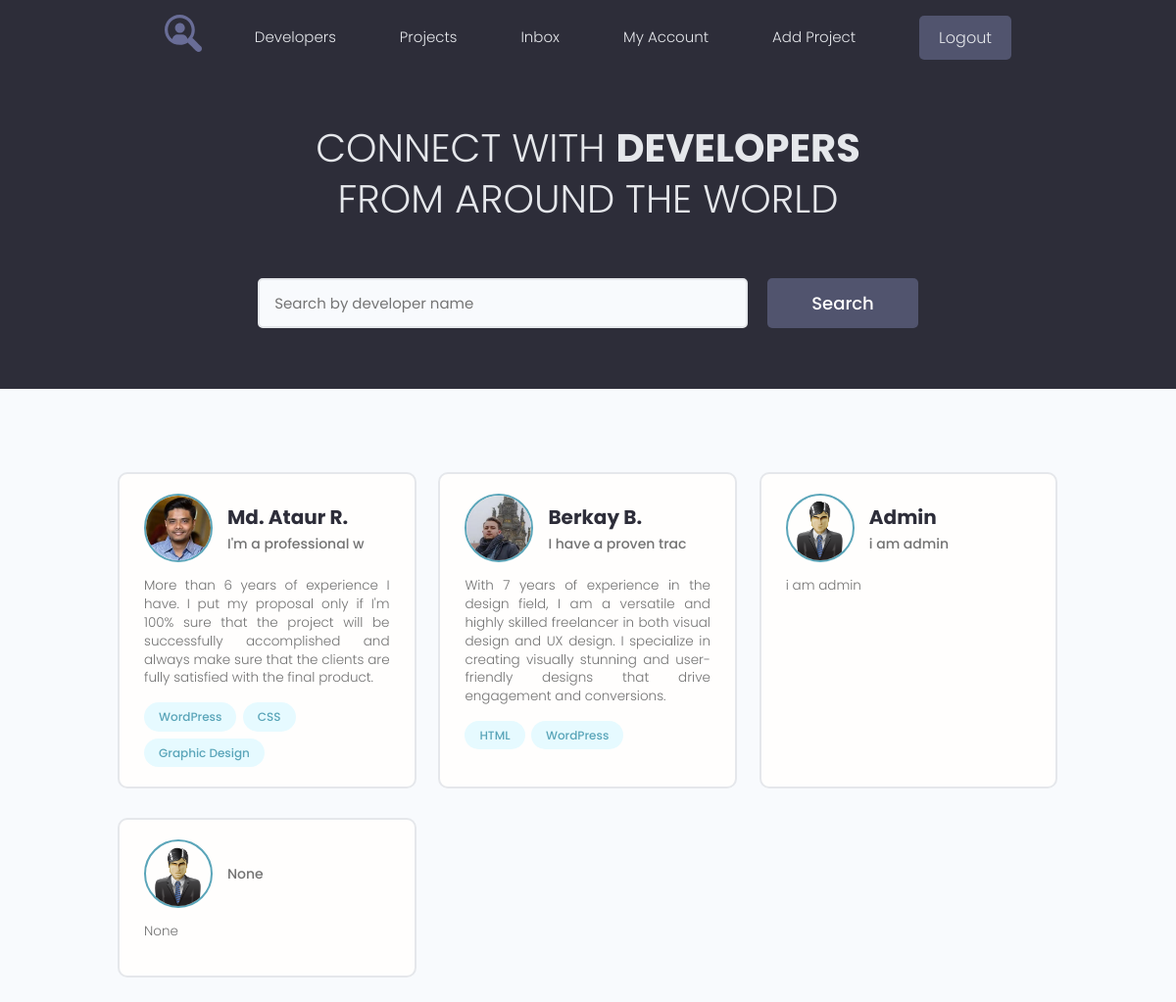
The app's page / (signed in) with its own data.
### users/models.py (models this page shows, shortened)
class Profile(models.Model):
    user = models.OneToOneField(User, on_delete=models.CASCADE, null=True, blank=True)
    name = models.CharField(max_length=200, blank=True, null=True)
    email = models.EmailField(max_length=200, blank=True, null=True)
    username = models.CharField(max_length=200, blank=True, null=True)
    short_info = models.CharField(max_length=200, blank=True, null=True)
    bio = models.TextField(blank=True, null=True)
    profile_image = models.ImageField(upload_to='profiles/', default='profiles/user-default.png')
    social_github = models.CharField(max_length=200, blank=True, null=True)
    social_youtube = models.CharField(max_length=200, blank=True, null=True)
    social_website = models.CharField(max_length=200, blank=True, null=True)
    created = models.DateTimeField(auto_now_add=True)

class Skill(models.Model):
    owner = models.ForeignKey(Profile, on_delete=models.CASCADE, blank=True, null=True)
    name = models.CharField(max_length=200, blank=True, null=True)
    description = models.TextField(blank=True, null=True)
    created = models.DateTimeField(auto_now_add=True)
    def __str__(self):
        return self.name

### users/views.py (the view)
# urls.py: path('', profiles, name='profiles'),
def profiles(request):
    profiles_ = Profile.objects.all()
    context = {
        'profiles': profiles_
    }
    return render(request, 'users/index.html', context=context)

### users/templates/users/index.html (shortened to what this page needs)
{% extends 'projects/base.html' %}
{% block content %}
  <main class="home">
    <section class="hero-section text-center">
      <div class="container container--narrow">
        <div class="hero-section__box">
          <h2>CONNECT WITH <span>DEVELOPERS</span></h2>
          <h2>FROM AROUND THE WORLD</h2>
        </div>
        <div class="hero-section__search">
          <form class="form" action="#" method="get">
            <div class="form__field">
              <input class="input input--text" id="formInput#search" type="text" name="text"
                placeholder="Search by developer name" />
            </div>
            <input class="btn btn--sub btn--lg" type="submit" value="Search" />
          </form>
        </div>
      </div>
    </section>
    <section class="devlist">
      <div class="container">
        <div class="grid grid--three">
          {% for profile in profiles %}
            <div class="column card">
            <div class="dev">
              <a href="{% url 'user_profile' profile.id %}" class="card__body">
                <div class="dev__profile">
                  <img class="avatar avatar--md" src="{{ profile.profile_image.url }}" alt="image" />
                  <div class="dev__meta">
                    <h3>{{ profile.name }}</h3>
                    <h5>{{ profile.short_info|slice:'20' }}</h5>
                  </div>
                </div>
                <p class="dev__info">
                  {{ profile.bio }}
                </p>
                <div class="dev__skills">
                  {% for skill in profile.skill_set.all %}
                    <span class="tag tag--pill tag--main">
                    <small>{{ skill }}</small>
                  </span>
                  {% endfor %}
                </div>
              </a>
            </div>
          </div>
          {% endfor %}
        </div>
      </div>
    </section>
  </main>
{% endblock %}

### projects/static/styles/app.css (style rules this page uses)
:root { --color-sub: #2d2d39; }
.btn--sub { background-color: var(--color-sub-light); }
.card { border: 2px solid var(--color-light); }
img { width: 100%; }
.hero-section { height: 40vh; display: flex; align-items: center; background-color: var(--color-sub); }
.hero-section__box { margin-bottom: 4rem; }
.hero-section__box > h2, .hero-section__box > h2 > span { font-size: 4rem; color: var(--color-light); line-height: 1.3; text-transform: uppercase; }
.hero-section__box > h2 { font-weight: 300; }
.hero-section__box > h2 > span { font-weight: 700; }
.hero-section__search > .form { display: flex; align-items: center; justify-content: center; gap: 2rem; }
.hero-section__search > .form input.input--text { width: 50rem; }
.devlist { margin-top: 8rem; }
.devlist .grid { align-items: stretch; }
.devlist .dev .dev__profile { display: flex; align-items: center; gap: 1.5rem; }
.devlist .dev .dev__meta h3 { color: var(--color-sub); font-size: 2rem; font-weight: 700; }
.devlist .dev .dev__meta h5 { color: var(--color-text); font-size: 1.4rem; font-weight: 500; }
.devlist .dev .dev__info { margin: 1.5rem 0; font-size: 1.35rem; line-height: 1.4; text-align: justify; }

### projects/static/uikit/styles/modules/_variables.css (style rules this page uses)
:root { --color-main: #5aa5b9; --color-main-light: #e6faff; --color-sub: #3f4156; --color-sub-light: #51546e; --color-sub-lighter: #ededfd; --color-text: #737373; --color-gray: #8b8b8b; --color-light: #e5e7eb; --color-light-gray: #767676; --color-bg: #f8fafd; --color-white: #fffefd; --color-white-light: #f3f3f3; --color-success: #359e64; --color-success-bg: #def8e8; --color-error: #fc4b0b; --color-error-bg: #fff2ee; --font-base: 'Poppins', arial, helvetica, 'Segoe UI', roboto, ubuntu, sans-serif; --font-monospace: 'Fira Code', 'Courier New', courier, monospace; --font-regular: 300; --font-medium: 500; --font-bold: 700; --generic-shadow: 1px 1px 5px #00000010; --generic-transition: all 0.3s ease-in-out; }

### projects/static/uikit/styles/modules/_base.css (style rules this page uses)
* { margin: 0; padding: 0; box-sizing: border-box; text-rendering: optimizeLegibility; color: inherit; font-size: inherit; }
html { font-size: 50%; }
@media only screen and (min-width: 480px) { html { font-size: 56.25%; } }
@media only screen and (min-width: 1200px) { html { font-size: 62.5%; } }
body { line-height: 1.6; font-weight: 400; font-size: 1.5rem; color: var(--color-text); background-color: var(--color-bg); min-height: 100vh; }

### projects/static/uikit/styles/modules/_typography.css (style rules this page uses)
* { font-family: var(--font-base); }
h2 { font-size: 3.6rem; font-weight: var(--font-bold); }
h3 { font-size: 3.2rem; font-weight: var(--font-medium); }
h5 { font-size: 2.4rem; font-weight: var(--font-medium); }
h5, h6 { font-weight: var(--font-regular); }
p, span, strong { font-size: 1.6rem; color: var(--color-text); font-weight: var(--font-regular); }
a { padding-bottom: 2px; text-decoration: none; display: inline-block; color: var(--color-main); font-weight: var(--font-medium); }

### projects/static/uikit/styles/modules/_utilities.css (style rules this page uses)
.container { width: 92%; max-width: 165rem; margin: 0 auto; box-sizing: border-box; }
.container--narrow { width: 92%; max-width: 120rem; }
@media screen and (min-width: 1000px) { .container { width: 90%; } }
@media screen and (min-width: 1000px) { .container--narrow { width: 85%; } }
@media screen and (min-width: 1200px) { .container { width: 80%; } }
@media screen and (min-width: 1200px) { .container--narrow { width: 72%; } }
.text-center { text-align: center; }

### projects/static/uikit/styles/modules/_avatar.css (style rules this page uses)
.avatar { border-radius: 50%; border: 2px solid var(--color-main); object-fit: cover; }
.avatar--md { height: 7rem; width: 7rem; }

### projects/static/uikit/styles/modules/_button.css (style rules this page uses)
.btn { display: inline-block; position: relative; cursor: pointer; background-color: var(--color-light); font-weight: var(--font-medium); color: var(--color-sub); text-decoration: none; padding: 1rem 2rem; border-radius: 0.5rem; border: none; width: -webkit-fit-content; width: -moz-fit-content; width: fit-content; height: -webkit-fit-content; height: -moz-fit-content; height: fit-content; font-size: 1.6rem; outline-width: 0; outline-color: transparent; -webkit-backface-visibility: hidden; backface-visibility: hidden; transition: all 0.3s ease-in-out; }
.btn--sub { background-color: var(--color-sub); color: var(--color-white); }
.btn--lg { font-size: 1.8rem; padding: 1.2rem 4.5rem; }

### projects/static/uikit/styles/modules/_card.css (style rules this page uses)
.card { border-radius: 1rem; background-color: var(--color-white); border: 1.5px solid var(--color-light); width: auto; height: auto; margin-top: 0.5rem; margin-bottom: 0.5rem; overflow: hidden; }
.card__body, .card__header { padding: 2rem 2.5rem; }

### records on screen
Profile: profile_image (picture), name "Md. Ataur R.", short_info "I'm a professional w", bio "More than 6 years of experience I have. I put my proposal only if I'm 100% sure that the project will be successfully accomplished and always make sure that the clients are fully satisfied with the final product."
Skill: name "WordPress"
Skill: name "CSS"
Skill: name "Graphic Design"
Profile: profile_image (picture), name "Berkay B.", short_info "I have a proven trac", bio "With 7 years of experience in the design field, I am a versatile and highly skilled freelancer in both visual design and UX design. I specialize in creating visually stunning and user-friendly designs that drive engagement and conversions."
Skill: name "HTML"
Skill: name "WordPress"
Profile: profile_image (placeholder picture), name "Admin", short_info "i am admin", bio "i am admin"
Profile: profile_image (placeholder picture), short_info "None", bio "None"
